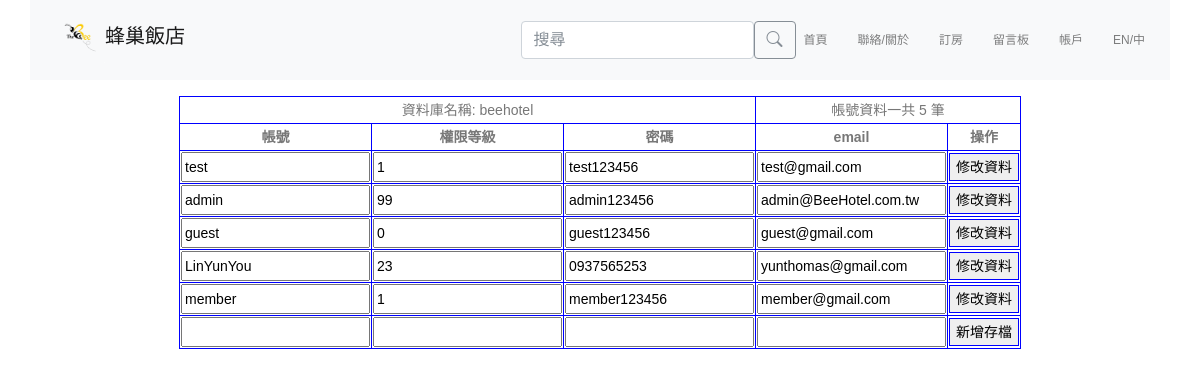
Before: /backEnd.php with the older database file.
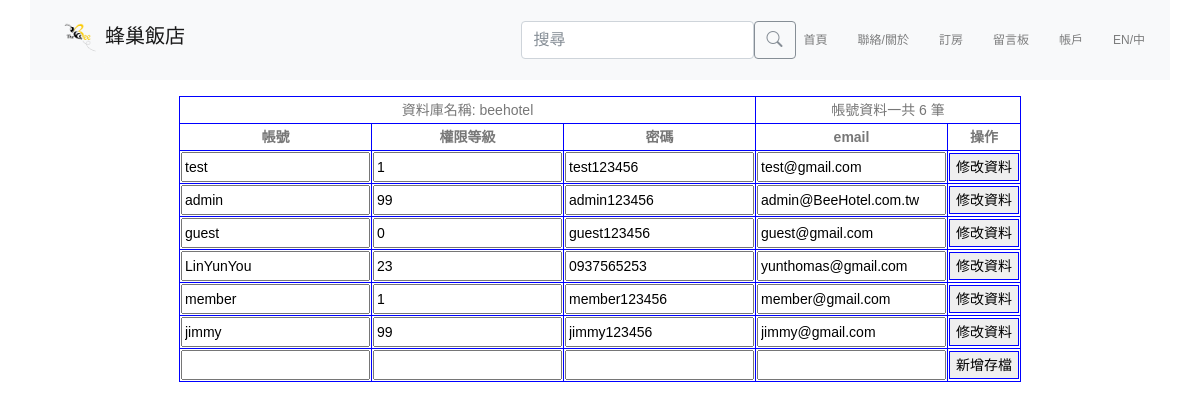
After: the same page with the newer database file.
### tables this page shows
CREATE TABLE `account` (
  `id` int(11) NOT NULL,
  `account` varchar(20) NOT NULL,
  `level` int(2) NOT NULL,
  `password` varchar(20) NOT NULL,
  `email` varchar(30) NOT NULL,
  `cart` longtext NOT NULL DEFAULT '{}' CHECK (json_valid(`cart`)),
  `history` longtext NOT NULL DEFAULT '{}'
);

### backEnd.php (the view, shortened to what this page needs)
<?php
    $host = 'localhost';
    $user ='root';
    $access = '';
    $datagram = 'beehotel';
    $link = mysqli_connect($host,$user,$access,$datagram);
    if ( !$link ) {
        echo "連結錯誤代碼: ".mysqli_connect_errno()."<br>";
        echo "連結錯誤訊息: ".mysqli_connect_error()."<br>";
        exit();
    }
    else
    {
        mysqli_query($link, 'SET CHARACTER SET utf8');
        mysqli_query($link, "SET collation_connection = 'utf8_unicode_ci'");
        if ($result = mysqli_query($link, "SELECT * FROM account")) {
            $rows = "";
            while ($col = mysqli_fetch_assoc($result)) {
                $rows .= "
                <form action='' method='Post'>
                    <tr>
                        <td><input type='hidden' name='id' value='" . $col["id"] . "'><input type='text' name='account' value='" . $col["account"] . "'></td>
                        <td><input type='text' name='level' value='" . $col["level"] . "'></td>
                        <td><input type='text' name='password' value='" . $col["password"] . "'></td>
                        <td><input type='text' name='email' value='" . $col["email"] . "'></td>
                        <td><input type='hidden' name='operate' value='modify'><button type='submit'>修改資料</button></td>
                    </tr>
                </form>"
                ;
            };
            $num = mysqli_num_rows($result);
        }
    }
?>
<!DOCTYPE html>
<html lang="en">
<head>
    <?php include("import.php") ?>
</head>
<body>
    <?php include("nav.php") ?>
    <br><br><br><br>
    <section>
        <table>
            <tr><td colspan="3">資料庫名稱: <?php echo $datagram; ?></td><td colspan="3">帳號資料一共 <?php echo $num; ?> 筆</td></tr>
            <tr>
                <th>帳號</th>
                <th>權限等級</th>
                <th>密碼</th>
                <th>email</th>
                <th>操作</th>
            </tr>
            <?php echo $rows; ?>
            <tr>
                <form action="" method="POST">
                    <td><input type="hidden" name="id"><input type="text" name="account"></td>
                    <td><input type="text" name="level"></td>
                    <td><input type="text" name="password"></td>
                    <td><input type="text" name="email"></td>
                    <td><input type="hidden" name="operate" value="add"><button type="submit">新增存檔</button></td>
                </form>
            </tr>
        </table>
    </section>
    </body>
</html>

### import.php (shortened to what this page needs)
<link rel="stylesheet" type="text/css" href="css/style.css">
<link rel="stylesheet" href="vendors/linericon/style.css">
<link rel="stylesheet" href="css/bootstrap.css">
<link rel="stylesheet" href="vendors/bootstrap-datepicker/bootstrap-datetimepicker.min.css">
<link rel="stylesheet" href="vendors/nice-select/css/nice-select.css">
<link rel="stylesheet" href="vendors/owl-carousel/owl.carousel.min.css">
<link rel="stylesheet" href="css/product.css">
<link rel="stylesheet" href="css/style.css">
<link rel="stylesheet" href="css/nav-style.css">
<link rel="stylesheet" href="css/responsive.css">
<link rel="stylesheet" href="css/font-awesome.min.css">

### nav.php (shortened to what this page needs)
<link rel="stylesheet" href="https://cdn.jsdelivr.net/npm/bootstrap-icons@1.3.0/font/bootstrap-icons.css">
<header class="header_area">
    <div class="container">
        <nav class="navbar navbar-expand-lg navbar-light navbar-light bg-light">
            <a class="navbar-brand logo_h" href="index.php"><img src="images/logo.png" width="50" height="50">蜂巢飯店
            </a>
            <div class="collapse navbar-collapse offset " id="navbarSupportedContent">
                <ul class="nav navbar-nav menu_nav ml-auto  ">
                    <form class="d-flex nav-link form-inline">
                        <input class="form-control me-2 " type="search" placeholder="搜尋" aria-label="Search">
                        <button onclick="play()" class="btn  btn-outline-secondary " type="submit"><i
                                class="bi bi-search"></i></button>
                    </form>
                    <li class="nav-item"><a class="nav-link" href="index.php">首頁</a></li>
                    <li class="nav-item submenu dropdown">
                        <a href="#" class="nav-link dropdown-toggle" data-toggle="dropdown" role="button"
                            aria-haspopup="true" aria-expanded="false" onclick="play()">聯絡/關於</a>
                    </li>
                    <li class="nav-item submenu dropdown">
                        <a href="#" class="nav-link dropdown-toggle" data-toggle="dropdown" role="button"
                            aria-haspopup="true" aria-expanded="false" onclick="play()">訂房</a>
                    </li>
                    <li class="nav-item"><a class="nav-link" href="comment.php">留言板</a></li>
                    <li class="nav-item submenu dropdown">
                        <a href="#" class="nav-link dropdown-toggle" data-toggle="dropdown" role="button" aria-haspopup="true" aria-expanded="false" onclick="play()">帳戶</a>
                    </li>
                    <li class="nav-item submenu dropdown">
                        <a href="#" class="nav-link dropdown-toggle" data-toggle="dropdown" role="button"
                            aria-haspopup="true" aria-expanded="false" onclick="play()">EN/中</a>
                    </li>
                </ul>
            </div>
        </nav>
    </div>
</header>

### css/style.css (style rules this page uses)
a { text-decoration: none; -webkit-transition: all 0.3s ease-in-out; -o-transition: all 0.3s ease-in-out; transition: all 0.3s ease-in-out; }
body { line-height: 24px; font-size: 14px; font-family: "Poppins", sans-serif; font-weight: 300; color: #777777; }
section { background: #fff; }
@media (min-width: 1200px) { .container { max-width: 1170px; } }
.header_area { position: absolute; top: 0; left: 0; width: 100%; z-index: 20; }
.navbar { padding: 0px; border: 0px; border-radius: 0px; }
.navbar { padding: 0px 25px; }
.navbar .logo_h { padding-top: 0px; }
.navbar .menu_nav .nav-item .nav-link { font: 500 12px/80px "Poppins", sans-serif; text-transform: uppercase; padding: 0px; }
.navbar .menu_nav .nav-item .nav-link:after { display: none; }
.navbar .menu_nav .nav-item.submenu { position: relative; }
.navbar .menu_nav .nav-item + li { margin-left: 30px; }

### backEnd.php (style rules this page uses)
table { margin: 0 auto; border: 1px blue solid; border-collapse: collapse; }
tr, td, th ,button { border: 1px blue solid; text-align: center }

Changed rows visible on the page:
added account: account "jimmy", level "99", password "jimmy123456", email "jimmy@gmail.com"
Other visible differences:
$num: "5" → "6"
